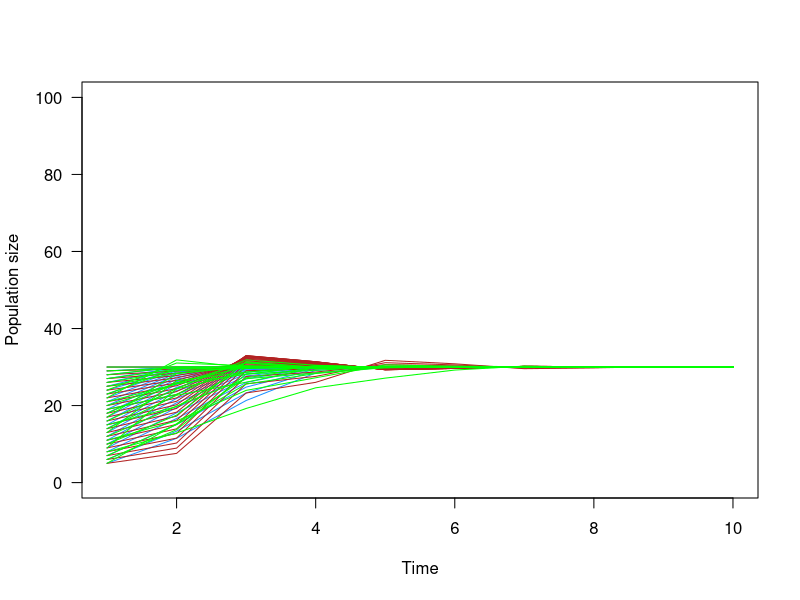
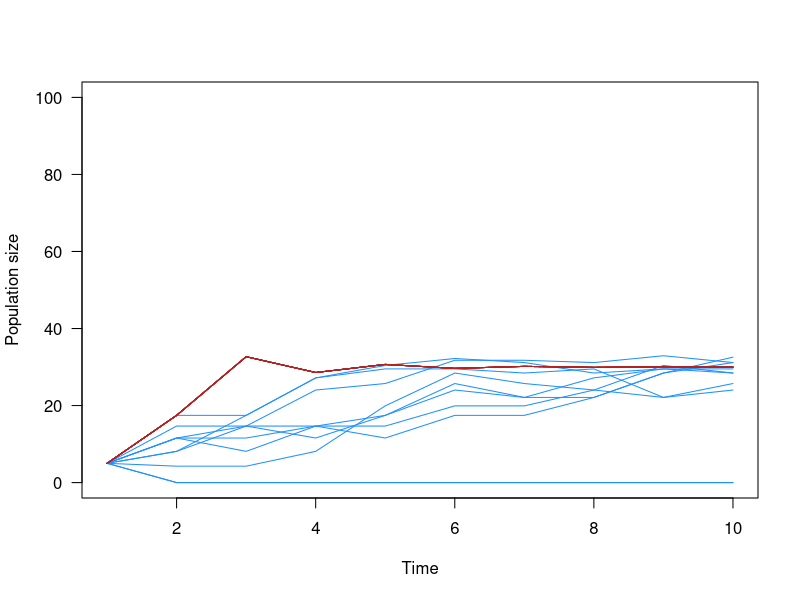
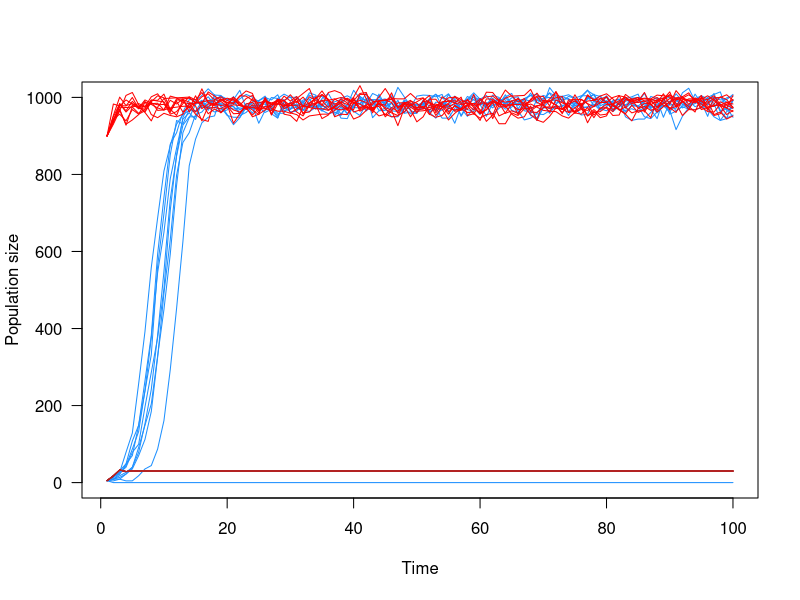

Write the R code that produced these figures, in order.
## ---- chunk 1


logisticGrowth <- function(n, r, k){
  n*exp(r*(1-(n / k)))
}

logisticStochasticGrowth <- function(n, r, k){
  n <- sum(rbinom(n, 1, log(r)))
  n*exp(r*(1-(n / k)))
}


logisticDynamics <- function(n,r,k, steps=100, stochastic=FALSE){
  ret <- c()
  ret[1] <- n
  if(length(r) == 1){
    r <- rep(r, steps)
  }
  for(i in 1:(steps-1)){
    if(stochastic){
      ret[i+1] <- logisticStochasticGrowth(ret[i], r[i], k)
    }else{
      ret[i+1] <- logisticGrowth(ret[i], r[i], k)
    }
  }
  return(ret)
}

## ---- chunk 2

stps <- 10

plot(1:stps,
 logisticDynamics(n=30, r=1, k=30, steps=stps),
  type='n', las=1, ylim=c(0,100),
  xlab='Time', 
  ylab='Population size', 
  col=1)


sapply(seq(5,30,by=1), function(x){
 lines(logisticDynamics(n=x, r=1, k=30, steps=stps), col='dodgerblue')
})

sapply(seq(5,30,by=1), function(x){
 lines(logisticDynamics(n=x, r=rep(c(0.5,1.5),5), k=30, steps=stps), col='firebrick')
})


sapply(seq(5,30,by=1), function(x){
 lines(logisticDynamics(n=x, r=rep(1,stps) + runif(stps,-0.5,0.5), 
  k=30, steps=stps), col='green')
})






## ---- chunk 3


## ---- chunk 4

stps <- 10

plot(1:stps,
 logisticDynamics(n=30, r=1, k=30, steps=stps),
  type='n', las=1,ylim=c(0,100),
  xlab='Time', 
  ylab='Population size', 
  col=1)

sapply(rep(5,10), function(x){
 lines(logisticDynamics(n=x, r=1.5, k=30,
   steps=stps, stochastic=TRUE),
   col='dodgerblue')
})

sapply(rep(5,10), function(x){
 lines(logisticDynamics(n=x, r=1.5, k=30, steps=stps), col='firebrick')
})


## ---- chunk 5

stps <- 100

plot(1:stps,
 logisticDynamics(n=30, r=1, k=1000, steps=stps),
  type='n', las=1,ylim=c(0,1000),
  xlab='Time', 
  ylab='Population size', 
  col=1)


sapply(rep(5,10), function(x){
 lines(logisticDynamics(n=x, r=1.5, k=1000,
   steps=stps, stochastic=TRUE),
   col='dodgerblue')
})

sapply(rep(900,10), function(x){
 lines(logisticDynamics(n=x, r=1.5, k=1000,
   steps=stps, stochastic=TRUE),
   col='red')
})

sapply(rep(5,10), function(x){
 lines(logisticDynamics(n=x, r=1.5, k=30, steps=stps), col='firebrick')
})


## ---- chunk 6





## ---- chunk 7




## ---- chunk 8




